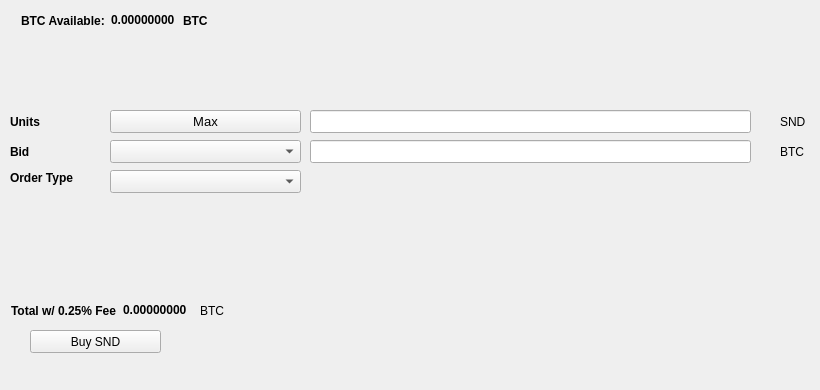
   <widget class="QWidget" name="BuyTab">
    <attribute name="title">
     <string>Buy</string>
    </attribute>
    <widget class="QPushButton" name="BuySND">
     <property name="geometry">
      <rect>
       <x>30</x>
       <y>330</y>
       <width>131</width>
       <height>23</height>
      </rect>
     </property>
     <property name="text">
      <string>Buy SND</string>
     </property>
     <property name="icon">
      <iconset resource="../snodecoin.qrc">
       <normaloff>:/icons/bitcoin</normaloff>:/icons/bitcoin</iconset>
     </property>
    </widget>
    <widget class="QLabel" name="label_3">
     <property name="geometry">
      <rect>
       <x>10</x>
       <y>110</y>
       <width>46</width>
       <height>23</height>
      </rect>
     </property>
     <property name="font">
      <font>
       <weight>75</weight>
       <bold>true</bold>
      </font>
     </property>
     <property name="text">
      <string>Units</string>
     </property>
    </widget>
    <widget class="QLineEdit" name="UnitsInput">
     <property name="geometry">
      <rect>
       <x>310</x>
       <y>110</y>
       <width>441</width>
       <height>23</height>
      </rect>
     </property>
     <property name="font">
      <font>
       <pointsize>9</pointsize>
       <weight>75</weight>
       <bold>true</bold>
      </font>
     </property>
    </widget>
    <widget class="QLineEdit" name="BuyBidPriceEdit">
     <property name="geometry">
      <rect>
       <x>310</x>
       <y>140</y>
       <width>441</width>
       <height>23</height>
      </rect>
     </property>
     <property name="font">
      <font>
       <pointsize>9</pointsize>
       <weight>75</weight>
       <bold>true</bold>
      </font>
     </property>
    </widget>
    <widget class="QLabel" name="label_4">
     <property name="geometry">
      <rect>
       <x>780</x>
       <y>110</y>
       <width>31</width>
       <height>23</height>
      </rect>
     </property>
     <property name="text">
      <string>SND</string>
     </property>
    </widget>
    <widget class="QLabel" name="label_5">
     <property name="geometry">
      <rect>
       <x>780</x>
       <y>140</y>
       <width>31</width>
       <height>23</height>
      </rect>
     </property>
     <property name="text">
      <string>BTC</string>
     </property>
    </widget>
    <widget class="QLabel" name="label_6">
     <property name="geometry">
      <rect>
       <x>10</x>
       <y>140</y>
       <width>46</width>
       <height>23</height>
      </rect>
     </property>
     <property name="font">
      <font>
       <weight>75</weight>
       <bold>true</bold>
      </font>
     </property>
     <property name="text">
      <string>Bid</string>
     </property>
    </widget>
    <widget class="QLabel" name="label_7">
     <property name="geometry">
      <rect>
       <x>10</x>
       <y>170</y>
       <width>91</width>
       <height>16</height>
      </rect>
     </property>
     <property name="font">
      <font>
       <weight>75</weight>
       <bold>true</bold>
      </font>
     </property>
     <property name="text">
      <string>Order Type</string>
     </property>
    </widget>
    <widget class="QPushButton" name="Buy_Max_Amount">
     <property name="geometry">
      <rect>
       <x>110</x>
       <y>110</y>
       <width>191</width>
       <height>23</height>
      </rect>
     </property>
     <property name="font">
      <font>
       <pointsize>10</pointsize>
      </font>
     </property>
     <property name="text">
      <string>Max</string>
     </property>
    </widget>
    <widget class="QComboBox" name="BuyBidcomboBox">
     <property name="geometry">
      <rect>
       <x>110</x>
       <y>140</y>
       <width>191</width>
       <height>23</height>
      </rect>
     </property>
     <property name="font">
      <font>
       <pointsize>10</pointsize>
      </font>
     </property>
    </widget>
    <widget class="QComboBox" name="buyOrdertypeCombo">
     <property name="geometry">
      <rect>
       <x>110</x>
       <y>170</y>
       <width>191</width>
       <height>23</height>
      </rect>
     </property>
     <property name="font">
      <font>
       <pointsize>10</pointsize>
      </font>
     </property>
    </widget>
    <widget class="QWidget" name="layoutWidget1">
     <property name="geometry">
      <rect>
       <x>21</x>
       <y>11</y>
       <width>227</width>
       <height>19</height>
      </rect>
     </property>
     <layout class="QHBoxLayout" name="horizontalLayout_3">
      <item>
       <widget class="QLabel" name="label232">
        <property name="font">
         <font>
          <weight>75</weight>
          <bold>true</bold>
         </font>
        </property>
        <property name="text">
         <string>BTC Available:</string>
        </property>
       </widget>
      </item>
      <item>
       <widget class="QLabel" name="BtcAvailableLbl">
        <property name="palette">
         <palette>
          <active>
           <colorrole role="WindowText">
            <brush brushstyle="SolidPattern">
             <color alpha="255">
              <red>0</red>
              <green>0</green>
              <blue>0</blue>
             </color>
            </brush>
           </colorrole>
           <colorrole role="Button">
            <brush brushstyle="SolidPattern">
             <color alpha="255">
              <red>0</red>
              <green>170</green>
              <blue>0</blue>
             </color>
            </brush>
           </colorrole>
           <colorrole role="Light">
            <brush brushstyle="SolidPattern">
             <color alpha="255">
              <red>0</red>
              <green>255</green>
              <blue>0</blue>
             </color>
            </brush>
           </colorrole>
           <colorrole role="Midlight">
            <brush brushstyle="SolidPattern">
             <color alpha="255">
              <red>0</red>
              <green>212</green>
              <blue>0</blue>
             </color>
            </brush>
           </colorrole>
           <colorrole role="Dark">
            <brush brushstyle="SolidPattern">
             <color alpha="255">
              <red>0</red>
              <green>85</green>
              <blue>0</blue>
             </color>
            </brush>
           </colorrole>
           <colorrole role="Mid">
            <brush brushstyle="SolidPattern">
             <color alpha="255">
              <red>0</red>
              <green>113</green>
              <blue>0</blue>
             </color>
            </brush>
           </colorrole>
           <colorrole role="Text">
            <brush brushstyle="SolidPattern">
             <color alpha="255">
              <red>0</red>
              <green>170</green>
              <blue>0</blue>
             </color>
            </brush>
           </colorrole>
           <colorrole role="BrightText">
            <brush brushstyle="SolidPattern">
             <color alpha="255">
              <red>255</red>
              <green>255</green>
              <blue>255</blue>
             </color>
            </brush>
           </colorrole>
           <colorrole role="ButtonText">
            <brush brushstyle="SolidPattern">
             <color alpha="255">
              <red>0</red>
              <green>0</green>
              <blue>0</blue>
             </color>
            </brush>
           </colorrole>
           <colorrole role="Base">
            <brush brushstyle="SolidPattern">
             <color alpha="255">
              <red>255</red>
              <green>255</green>
              <blue>255</blue>
             </color>
            </brush>
           </colorrole>
           <colorrole role="Window">
            <brush brushstyle="SolidPattern">
             <color alpha="255">
              <red>0</red>
              <green>170</green>
              <blue>0</blue>
             </color>
            </brush>
           </colorrole>
           <colorrole role="Shadow">
            <brush brushstyle="SolidPattern">
             <color alpha="255">
              <red>0</red>
              <green>0</green>
              <blue>0</blue>
             </color>
            </brush>
           </colorrole>
           <colorrole role="AlternateBase">
            <brush brushstyle="SolidPattern">
             <color alpha="255">
              <red>127</red>
              <green>212</green>
              <blue>127</blue>
             </color>
            </brush>
           </colorrole>
           <colorrole role="ToolTipBase">
            <brush brushstyle="SolidPattern">
             <color alpha="255">
              <red>255</red>
              <green>255</green>
              <blue>220</blue>
             </color>
            </brush>
           </colorrole>
           <colorrole role="ToolTipText">
            <brush brushstyle="SolidPattern">
             <color alpha="255">
              <red>0</red>
              <green>0</green>
              <blue>0</blue>
             </color>
            </brush>
           </colorrole>
          </active>
          <inactive>
           <colorrole role="WindowText">
            <brush brushstyle="SolidPattern">
             <color alpha="255">
              <red>0</red>
              <green>0</green>
              <blue>0</blue>
             </color>
            </brush>
           </colorrole>
           <colorrole role="Button">
            <brush brushstyle="SolidPattern">
             <color alpha="255">
              <red>0</red>
              <green>170</green>
              <blue>0</blue>
             </color>
            </brush>
           </colorrole>
           <colorrole role="Light">
            <brush brushstyle="SolidPattern">
             <color alpha="255">
              <red>0</red>
              <green>255</green>
              <blue>0</blue>
             </color>
            </brush>
           </colorrole>
           <colorrole role="Midlight">
            <brush brushstyle="SolidPattern">
             <color alpha="255">
              <red>0</red>
              <green>212</green>
              <blue>0</blue>
             </color>
            </brush>
           </colorrole>
           <colorrole role="Dark">
            <brush brushstyle="SolidPattern">
             <color alpha="255">
              <red>0</red>
              <green>85</green>
              <blue>0</blue>
             </color>
            </brush>
           </colorrole>
           <colorrole role="Mid">
            <brush brushstyle="SolidPattern">
             <color alpha="255">
              <red>0</red>
              <green>113</green>
              <blue>0</blue>
             </color>
            </brush>
           </colorrole>
           <colorrole role="Text">
            <brush brushstyle="SolidPattern">
             <color alpha="255">
              <red>0</red>
              <green>170</green>
              <blue>0</blue>
             </color>
            </brush>
           </colorrole>
           <colorrole role="BrightText">
            <brush brushstyle="SolidPattern">
             <color alpha="255">
              <red>255</red>
              <green>255</green>
              <blue>255</blue>
             </color>
            </brush>
           </colorrole>
           <colorrole role="ButtonText">
            <brush brushstyle="SolidPattern">
             <color alpha="255">
              <red>0</red>
              <green>0</green>
              <blue>0</blue>
             </color>
            </brush>
           </colorrole>
           <colorrole role="Base">
            <brush brushstyle="SolidPattern">
             <color alpha="255">
              <red>255</red>
              <green>255</green>
              <blue>255</blue>
             </color>
            </brush>
           </colorrole>
           <colorrole role="Window">
            <brush brushstyle="SolidPattern">
             <color alpha="255">
              <red>0</red>
              <green>170</green>
              <blue>0</blue>
             </color>
            </brush>
           </colorrole>
           <colorrole role="Shadow">
            <brush brushstyle="SolidPattern">
             <color alpha="255">
              <red>0</red>
              <green>0</green>
              <blue>0</blue>
             </color>
            </brush>
           </colorrole>
           <colorrole role="AlternateBase">
            <brush brushstyle="SolidPattern">
             <color alpha="255">
              <red>127</red>
              <green>212</green>
              <blue>127</blue>
             </color>
            </brush>
           </colorrole>
           <colorrole role="ToolTipBase">
            <brush brushstyle="SolidPattern">
             <color alpha="255">
              <red>255</red>
              <green>255</green>
              <blue>220</blue>
             </color>
            </brush>
           </colorrole>
           <colorrole role="ToolTipText">
            <brush brushstyle="SolidPattern">
             <color alpha="255">
              <red>0</red>
              <green>0</green>
              <blue>0</blue>
             </color>
            </brush>
           </colorrole>
          </inactive>
          <disabled>
           <colorrole role="WindowText">
            <brush brushstyle="SolidPattern">
             <color alpha="255">
              <red>0</red>
              <green>85</green>
              <blue>0</blue>
             </color>
            </brush>
           </colorrole>
           <colorrole role="Button">
            <brush brushstyle="SolidPattern">
             <color alpha="255">
              <red>0</red>
              <green>170</green>
              <blue>0</blue>
             </color>
            </brush>
           </colorrole>
           <colorrole role="Light">
            <brush brushstyle="SolidPattern">
             <color alpha="255">
              <red>0</red>
              <green>255</green>
              <blue>0</blue>
             </color>
            </brush>
           </colorrole>
           <colorrole role="Midlight">
            <brush brushstyle="SolidPattern">
             <color alpha="255">
              <red>0</red>
              <green>212</green>
              <blue>0</blue>
             </color>
            </brush>
           </colorrole>
           <colorrole role="Dark">
            <brush brushstyle="SolidPattern">
             <color alpha="255">
              <red>0</red>
              <green>85</green>
              <blue>0</blue>
             </color>
            </brush>
           </colorrole>
           <colorrole role="Mid">
            <brush brushstyle="SolidPattern">
             <color alpha="255">
              <red>0</red>
              <green>113</green>
              <blue>0</blue>
             </color>
            </brush>
           </colorrole>
           <colorrole role="Text">
            <brush brushstyle="SolidPattern">
             <color alpha="255">
              <red>0</red>
              <green>85</green>
              <blue>0</blue>
             </color>
            </brush>
           </colorrole>
           <colorrole role="BrightText">
            <brush brushstyle="SolidPattern">
             <color alpha="255">
              <red>255</red>
              <green>255</green>
              <blue>255</blue>
             </color>
            </brush>
           </colorrole>
           <colorrole role="ButtonText">
            <brush brushstyle="SolidPattern">
             <color alpha="255">
              <red>0</red>
              <green>85</green>
              <blue>0</blue>
             </color>
            </brush>
           </colorrole>
           <colorrole role="Base">
            <brush brushstyle="SolidPattern">
             <color alpha="255">
              <red>0</red>
              <green>170</green>
              <blue>0</blue>
             </color>
            </brush>
           </colorrole>
           <colorrole role="Window">
            <brush brushstyle="SolidPattern">
             <color alpha="255">
              <red>0</red>
              <green>170</green>
              <blue>0</blue>
             </color>
            </brush>
           </colorrole>
           <colorrole role="Shadow">
            <brush brushstyle="SolidPattern">
             <color alpha="255">
              <red>0</red>
              <green>0</green>
              <blue>0</blue>
             </color>
            </brush>
           </colorrole>
           <colorrole role="AlternateBase">
            <brush brushstyle="SolidPattern">
             <color alpha="255">
              <red>0</red>
              <green>170</green>
              <blue>0</blue>
             </color>
            </brush>
           </colorrole>
           <colorrole role="ToolTipBase">
            <brush brushstyle="SolidPattern">
             <color alpha="255">
              <red>255</red>
              <green>255</green>
              <blue>220</blue>
             </color>
            </brush>
           </colorrole>
           <colorrole role="ToolTipText">
            <brush brushstyle="SolidPattern">
             <color alpha="255">
              <red>0</red>
              <green>0</green>
              <blue>0</blue>
             </color>
            </brush>
           </colorrole>
          </disabled>
         </palette>
        </property>
        <property name="font">
         <font>
          <weight>75</weight>
          <bold>true</bold>
         </font>
        </property>
        <property name="text">
         <string>0.00000000</string>
        </property>
        <property name="textInteractionFlags">
         <set>Qt::LinksAccessibleByMouse|Qt::TextSelectableByKeyboard|Qt::TextSelectableByMouse</set>
        </property>
       </widget>
      </item>
      <item>
       <widget class="QLabel" name="BtcAvailableLbl_2">
        <property name="font">
         <font>
          <weight>75</weight>
          <bold>true</bold>
         </font>
        </property>
        <property name="text">
         <string>BTC</string>
        </property>
       </widget>
      </item>
     </layout>
    </widget>
    <widget class="QWidget" name="layoutWidge2">
     <property name="geometry">
      <rect>
       <x>11</x>
       <y>301</y>
       <width>259</width>
       <height>19</height>
      </rect>
     </property>
     <layout class="QHBoxLayout" name="horizontalLayout_4">
      <item>
       <widget class="QLabel" name="label_9">
        <property name="font">
         <font>
          <weight>75</weight>
          <bold>true</bold>
         </font>
        </property>
        <property name="text">
         <string>Total w/ 0.25% Fee</string>
        </property>
       </widget>
      </item>
      <item>
       <widget class="QLabel" name="BuyCostLabel">
        <property name="palette">
         <palette>
          <active>
           <colorrole role="WindowText">
            <brush brushstyle="SolidPattern">
             <color alpha="255">
              <red>0</red>
              <green>0</green>
              <blue>0</blue>
             </color>
            </brush>
           </colorrole>
           <colorrole role="Button">
            <brush brushstyle="SolidPattern">
             <color alpha="255">
              <red>0</red>
              <green>170</green>
              <blue>0</blue>
             </color>
            </brush>
           </colorrole>
           <colorrole role="Light">
            <brush brushstyle="SolidPattern">
             <color alpha="255">
              <red>0</red>
              <green>255</green>
              <blue>0</blue>
             </color>
            </brush>
           </colorrole>
           <colorrole role="Midlight">
            <brush brushstyle="SolidPattern">
             <color alpha="255">
              <red>0</red>
              <green>212</green>
              <blue>0</blue>
             </color>
            </brush>
           </colorrole>
           <colorrole role="Dark">
            <brush brushstyle="SolidPattern">
             <color alpha="255">
              <red>0</red>
              <green>85</green>
              <blue>0</blue>
             </color>
            </brush>
           </colorrole>
           <colorrole role="Mid">
            <brush brushstyle="SolidPattern">
             <color alpha="255">
              <red>0</red>
              <green>113</green>
              <blue>0</blue>
             </color>
            </brush>
           </colorrole>
           <colorrole role="Text">
            <brush brushstyle="SolidPattern">
             <color alpha="255">
              <red>0</red>
              <green>170</green>
              <blue>0</blue>
             </color>
            </brush>
           </colorrole>
           <colorrole role="BrightText">
            <brush brushstyle="SolidPattern">
             <color alpha="255">
              <red>255</red>
              <green>255</green>
              <blue>255</blue>
             </color>
            </brush>
           </colorrole>
           <colorrole role="ButtonText">
            <brush brushstyle="SolidPattern">
             <color alpha="255">
              <red>0</red>
              <green>0</green>
              <blue>0</blue>
             </color>
            </brush>
           </colorrole>
           <colorrole role="Base">
            <brush brushstyle="SolidPattern">
             <color alpha="255">
              <red>255</red>
              <green>255</green>
              <blue>255</blue>
             </color>
            </brush>
           </colorrole>
           <colorrole role="Window">
            <brush brushstyle="SolidPattern">
             <color alpha="255">
              <red>0</red>
              <green>170</green>
              <blue>0</blue>
             </color>
            </brush>
           </colorrole>
           <colorrole role="Shadow">
            <brush brushstyle="SolidPattern">
             <color alpha="255">
              <red>0</red>
              <green>0</green>
              <blue>0</blue>
             </color>
            </brush>
           </colorrole>
           <colorrole role="AlternateBase">
            <brush brushstyle="SolidPattern">
             <color alpha="255">
              <red>127</red>
              <green>212</green>
              <blue>127</blue>
             </color>
            </brush>
           </colorrole>
           <colorrole role="ToolTipBase">
            <brush brushstyle="SolidPattern">
             <color alpha="255">
              <red>255</red>
              <green>255</green>
              <blue>220</blue>
             </color>
            </brush>
           </colorrole>
           <colorrole role="ToolTipText">
            <brush brushstyle="SolidPattern">
             <color alpha="255">
              <red>0</red>
              <green>0</green>
              <blue>0</blue>
             </color>
            </brush>
           </colorrole>
          </active>
          <inactive>
           <colorrole role="WindowText">
            <brush brushstyle="SolidPattern">
             <color alpha="255">
              <red>0</red>
              <green>0</green>
              <blue>0</blue>
             </color>
            </brush>
           </colorrole>
           <colorrole role="Button">
            <brush brushstyle="SolidPattern">
             <color alpha="255">
              <red>0</red>
              <green>170</green>
              <blue>0</blue>
             </color>
            </brush>
           </colorrole>
           <colorrole role="Light">
            <brush brushstyle="SolidPattern">
             <color alpha="255">
              <red>0</red>
              <green>255</green>
              <blue>0</blue>
             </color>
            </brush>
           </colorrole>
           <colorrole role="Midlight">
            <brush brushstyle="SolidPattern">
             <color alpha="255">
              <red>0</red>
              <green>212</green>
              <blue>0</blue>
             </color>
            </brush>
           </colorrole>
           <colorrole role="Dark">
            <brush brushstyle="SolidPattern">
             <color alpha="255">
              <red>0</red>
              <green>85</green>
              <blue>0</blue>
             </color>
            </brush>
           </colorrole>
           <colorrole role="Mid">
            <brush brushstyle="SolidPattern">
             <color alpha="255">
              <red>0</red>
              <green>113</green>
              <blue>0</blue>
             </color>
            </brush>
           </colorrole>
           <colorrole role="Text">
            <brush brushstyle="SolidPattern">
             <color alpha="255">
              <red>0</red>
              <green>170</green>
              <blue>0</blue>
             </color>
            </brush>
           </colorrole>
           <colorrole role="BrightText">
            <brush brushstyle="SolidPattern">
             <color alpha="255">
              <red>255</red>
              <green>255</green>
              <blue>255</blue>
             </color>
            </brush>
           </colorrole>
           <colorrole role="ButtonText">
            <brush brushstyle="SolidPattern">
             <color alpha="255">
              <red>0</red>
              <green>0</green>
              <blue>0</blue>
             </color>
            </brush>
           </colorrole>
           <colorrole role="Base">
            <brush brushstyle="SolidPattern">
             <color alpha="255">
              <red>255</red>
              <green>255</green>
              <blue>255</blue>
             </color>
            </brush>
           </colorrole>
           <colorrole role="Window">
            <brush brushstyle="SolidPattern">
             <color alpha="255">
              <red>0</red>
              <green>170</green>
              <blue>0</blue>
             </color>
            </brush>
           </colorrole>
           <colorrole role="Shadow">
            <brush brushstyle="SolidPattern">
             <color alpha="255">
              <red>0</red>
              <green>0</green>
              <blue>0</blue>
             </color>
            </brush>
           </colorrole>
           <colorrole role="AlternateBase">
            <brush brushstyle="SolidPattern">
             <color alpha="255">
              <red>127</red>
              <green>212</green>
              <blue>127</blue>
             </color>
            </brush>
           </colorrole>
           <colorrole role="ToolTipBase">
            <brush brushstyle="SolidPattern">
             <color alpha="255">
              <red>255</red>
              <green>255</green>
              <blue>220</blue>
             </color>
            </brush>
           </colorrole>
           <colorrole role="ToolTipText">
            <brush brushstyle="SolidPattern">
             <color alpha="255">
              <red>0</red>
              <green>0</green>
              <blue>0</blue>
             </color>
            </brush>
           </colorrole>
          </inactive>
          <disabled>
           <colorrole role="WindowText">
            <brush brushstyle="SolidPattern">
             <color alpha="255">
              <red>0</red>
              <green>85</green>
              <blue>0</blue>
             </color>
            </brush>
           </colorrole>
           <colorrole role="Button">
            <brush brushstyle="SolidPattern">
             <color alpha="255">
              <red>0</red>
              <green>170</green>
              <blue>0</blue>
             </color>
            </brush>
           </colorrole>
           <colorrole role="Light">
            <brush brushstyle="SolidPattern">
             <color alpha="255">
              <red>0</red>
              <green>255</green>
              <blue>0</blue>
             </color>
            </brush>
           </colorrole>
           <colorrole role="Midlight">
            <brush brushstyle="SolidPattern">
             <color alpha="255">
              <red>0</red>
              <green>212</green>
              <blue>0</blue>
             </color>
            </brush>
           </colorrole>
           <colorrole role="Dark">
            <brush brushstyle="SolidPattern">
             <color alpha="255">
              <red>0</red>
              <green>85</green>
              <blue>0</blue>
             </color>
            </brush>
           </colorrole>
           <colorrole role="Mid">
            <brush brushstyle="SolidPattern">
             <color alpha="255">
              <red>0</red>
              <green>113</green>
              <blue>0</blue>
             </color>
            </brush>
           </colorrole>
           <colorrole role="Text">
            <brush brushstyle="SolidPattern">
             <color alpha="255">
              <red>0</red>
              <green>85</green>
              <blue>0</blue>
             </color>
            </brush>
           </colorrole>
           <colorrole role="BrightText">
            <brush brushstyle="SolidPattern">
             <color alpha="255">
              <red>255</red>
              <green>255</green>
              <blue>255</blue>
             </color>
            </brush>
           </colorrole>
           <colorrole role="ButtonText">
            <brush brushstyle="SolidPattern">
             <color alpha="255">
              <red>0</red>
              <green>85</green>
              <blue>0</blue>
             </color>
            </brush>
           </colorrole>
           <colorrole role="Base">
            <brush brushstyle="SolidPattern">
             <color alpha="255">
              <red>0</red>
              <green>170</green>
              <blue>0</blue>
             </color>
            </brush>
           </colorrole>
           <colorrole role="Window">
            <brush brushstyle="SolidPattern">
             <color alpha="255">
              <red>0</red>
              <green>170</green>
              <blue>0</blue>
             </color>
            </brush>
           </colorrole>
           <colorrole role="Shadow">
            <brush brushstyle="SolidPattern">
             <color alpha="255">
              <red>0</red>
              <green>0</green>
              <blue>0</blue>
             </color>
            </brush>
           </colorrole>
           <colorrole role="AlternateBase">
            <brush brushstyle="SolidPattern">
             <color alpha="255">
              <red>0</red>
              <green>170</green>
              <blue>0</blue>
             </color>
            </brush>
           </colorrole>
           <colorrole role="ToolTipBase">
            <brush brushstyle="SolidPattern">
             <color alpha="255">
              <red>255</red>
              <green>255</green>
              <blue>220</blue>
             </color>
            </brush>
           </colorrole>
           <colorrole role="ToolTipText">
            <brush brushstyle="SolidPattern">
             <color alpha="255">
              <red>0</red>
              <green>0</green>
              <blue>0</blue>
             </color>
            </brush>
           </colorrole>
          </disabled>
         </palette>
        </property>
        <property name="font">
         <font>
          <weight>75</weight>
          <bold>true</bold>
         </font>
        </property>
        <property name="autoFillBackground">
         <bool>false</bool>
        </property>
        <property name="text">
         <string>0.00000000</string>
        </property>
        <property name="textInteractionFlags">
         <set>Qt::LinksAccessibleByMouse|Qt::TextSelectableByMouse</set>
        </property>
       </widget>
      </item>
      <item>
       <widget class="QLabel" name="label_10">
        <property name="font">
         <font>
          <weight>50</weight>
          <bold>false</bold>
         </font>
        </property>
        <property name="text">
         <string>BTC</string>
        </property>
       </widget>
      </item>
     </layout>
    </widget>
    <widget class="QLabel" name="label_24">
     <property name="geometry">
      <rect>
       <x>460</x>
       <y>300</y>
       <width>281</width>
       <height>81</height>
      </rect>
     </property>
     <property name="text">
      <string/>
     </property>
     <property name="pixmap">
      <pixmap>:/images/bittrex</pixmap>
     </property>
    </widget>
   </widget>
